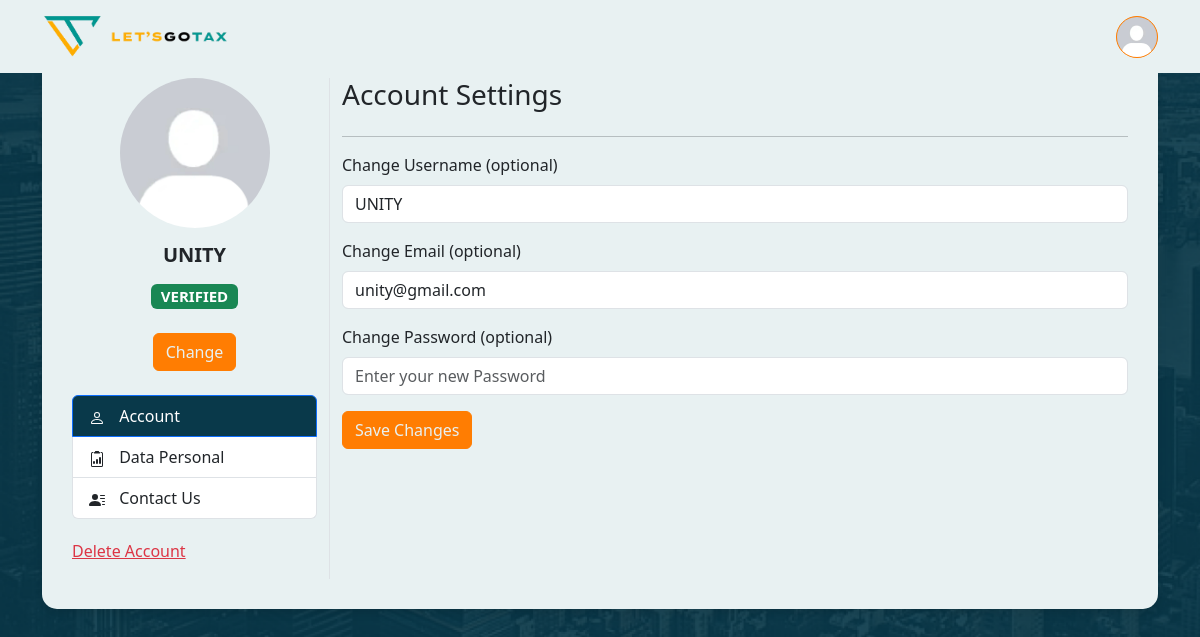
/settings.php (signed in), run on the app's committed database.
### tables this page shows
CREATE TABLE `akun` (
  `akunId` int(11) NOT NULL,
  `adminId` int(11) NOT NULL,
  `email` varchar(255) NOT NULL,
  `username` varchar(255) NOT NULL,
  `password` varchar(255) NOT NULL,
  `photoProfile` varchar(255) NOT NULL,
  `status` enum('VERIFIED','NOT VERIFIED','ON PROGRESS') NOT NULL
);

### settings.php (the view, shortened to what this page needs)
<?php
$page = isset($_GET['page']) ? $_GET['page'] : 'account';
include 'config.php';
$isLoggedIn = isset($_SESSION['user_id']);
$userPhoto = '';
$username = '';
$email = '';
$status = '';
if ($isLoggedIn) {
    $userId = $_SESSION['user_id'];
    $query = "SELECT photoProfile, username, email, status FROM akun WHERE akunId = ?";
    $stmt = $conn->prepare($query);
    $stmt->bind_param('i', $userId);
    $stmt->execute();
    $result = $stmt->get_result();
    if ($result->num_rows > 0) {
        $user = $result->fetch_assoc();
        $userPhoto = $user['photoProfile'];
        $username = $user['username'];
        $email = $user['email'];
        $status = $user['status'];
    }
}
?>
<!DOCTYPE html>
<html lang="en">
    <head>
        <link href="CSS Files/settings.css" rel="stylesheet">
        <link href="https://cdn.jsdelivr.net/npm/bootstrap@5.3.3/dist/css/bootstrap.min.css" rel="stylesheet">
    </head>
    <body>
        <nav class="navbar navbar-expand-lg navbar-light fixed-top">
            <div class="container">
                <a class="navbar-brand me-auto" href="home.php">
                    <img src="images/let's gotax(logo).png" class="navLogo">
                    <img src="images/let's gotax (logo2).png" class="navLogo2">
                </a>
                <div class="ms-auto">
                    <?php if ($isLoggedIn): ?>
                    <div class="dropdown">
                            <a class="btn btn-light rounded-circle p-0" href="#" role="button" id="dropdownMenuLink" data-bs-toggle="dropdown" aria-expanded="false">
                                <img src="Images/photoProfile/<?php echo htmlspecialchars($userPhoto); ?>" alt="Profile" class="rounded-circle" width="40" height="40">
                            </a>
                        </div>
                    <?php endif; ?>
                </div>
            </div>
        </nav>
        <div class = "mt-5">
            <div class="container mt-5">
                <div class="main-container justify-content-center mt-5">
                    <div class="row">
                        <div class="col-md-3 sidebar">
                            <div class="text-center mb-4">
                                <img src="Images/photoProfile/<?php echo htmlspecialchars($userPhoto); ?>" alt="Profile" class="rounded-circle" width="150" height="150">
                                <h5 class="mb-0 fw-bold spacing"><?php echo htmlspecialchars($username); ?></h5>
                                <h5 class="mt-3">
                                    <?php
                                        if ($status == 'VERIFIED') {
                                            echo '<span class="badge bg-success">' . htmlspecialchars($status) . '</span>';
                                        } elseif ($status == 'NOT VERIFIED') {
                                            echo '<span class="badge bg-danger">' . htmlspecialchars($status) . '</span>';
                                        } elseif ($status == 'ON PROGRESS') {
                                            echo '<span class="badge bg-secondary">' . htmlspecialchars($status) . '</span>';
                                        }
                                    ?>
                                </h5>
                                <button type="button" class="btn btn-primary mt-3" data-bs-toggle="modal" data-bs-target="#changeImageModal">Change</button>
                            </div>
                            <div class="list-group">
                                <a href="settings.php?page=account" class="list-group-item list-group-item-action <?= $page == 'account' ? 'active' : '' ?>">
                                    <span class="spanCustom">Account</span>
                                </a>
                                <a href="settings.php?page=personal" class="list-group-item list-group-item-action <?= $page == 'personal' ? 'active' : '' ?>">
                                    <span class="spanCustom">Data Personal</span>
                                </a>
                                <a href="settings.php?page=contact" class="list-group-item list-group-item-action <?= $page == 'contact' ? 'active' : '' ?>">
                                    <span class="spanCustom">Contact Us</span>
                                </a>
                            </div>
                            <p style="padding-top: 20px;"><a href="#" class="text-danger">Delete Account</a></p>
                        </div>
                                <?php
                            if ($page == 'account') {
                                ?>
                                <div class="col-md-9">
                                    <h3 class="mb-4">Account Settings</h3> <hr>
                                    <form method="POST" action="" enctype="multipart/form-data">
                                        <div class="mb-3">
                                            <label for="username" class="form-label">Change Username (optional)</label>
                                            <input type="text" class="form-control" id="username" name="username" value="<?php echo htmlspecialchars($username); ?>" required>
                                        </div>
                                        <div class="mb-3">
                                            <label for="email" class="form-label">Change Email (optional)</label>
                                            <input type="email" class="form-control" id="email" name="email" value="<?php echo htmlspecialchars($email); ?>" required>
                                        </div>
                                        <div class="mb-3">
                                            <label for="password" class="form-label">Change Password (optional)</label>
                                            <input type="password" class="form-control" id="password" name="password" placeholder="Enter your new Password">
                                        </div>
                                        <button type="submit" class="btn btn-primary" name="submit">Save Changes</button>
                                    </form>
                                </div>
                                <?php
                            }
                            ?>
                    </div>
                </div>
            </div>
        </div>
    </body>
</html>

### CSS Files/settings.css (style rules this page uses)
body { background-image: url('../Images/Settings/Settings.png'); min-height: 100vh; font-family: 'Cantata One', serif; background-repeat: no-repeat; background-size: cover; background-attachment: fixed; align-items: flex-start; }
.navLogo { height: auto; width: 10%; }
.navLogo2 { height: auto; width: 20%; }
nav.navbar { background-color: #e8f1f2; font-family: "Figtree", sans-serif; }
.btn { color: #e8f1f2 !important; background-color: #ff7d02 !important; border-color: #ff7d02 !important; }
.active { background-color: #09394a !important; }
.main-container { background-color: #e8f1f2; border-radius: 15px; box-shadow: 0 4px 8px rgba(0, 0, 0, 0.1); padding: 30px; margin-top: 50px; margin-bottom: 50px; max-width: 1500px; width: 100%; }
.sidebar { border-right: 1px solid #dee2e6; padding-right: 20px; }
.spacing { padding-top: 15px; }
.spanCustom { padding-left: 10px; }

### data on the page
akun: photoProfile (placeholder picture), username "UNITY", status "VERIFIED", email "unity@gmail.com"
